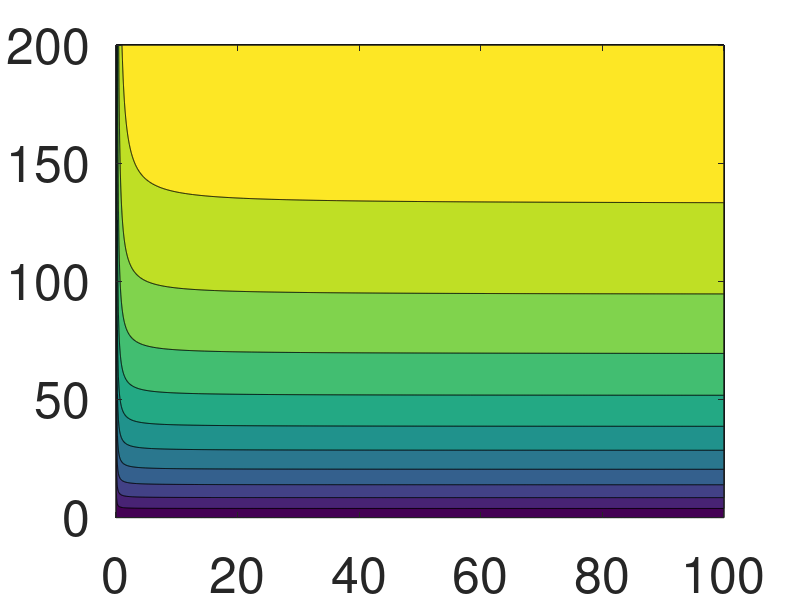
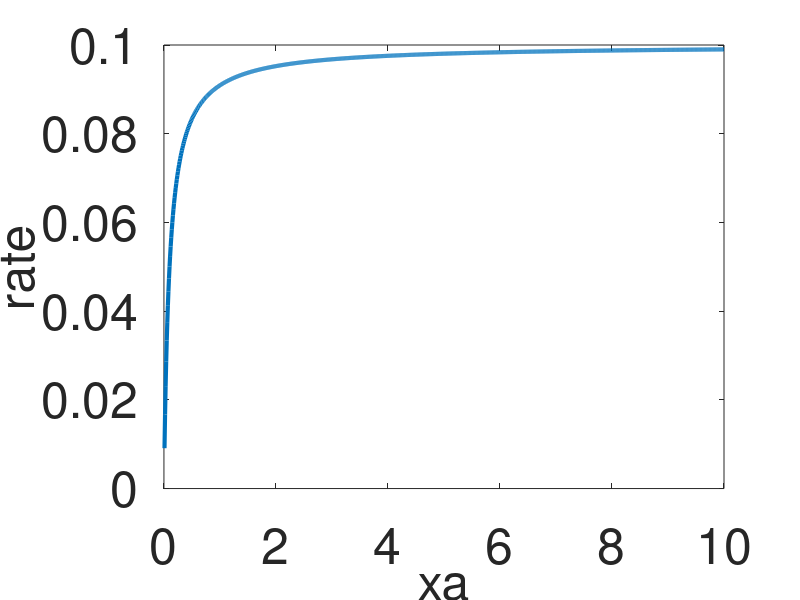
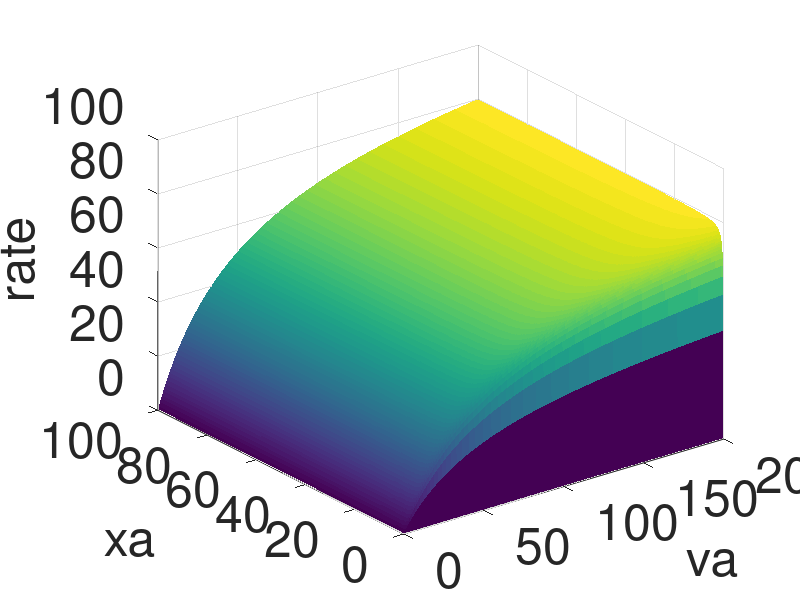

These charts were generated, in order, by the following MATLAB code:
xa = linspace(0,10,1000); 
va = linspace(0,200,1000); 

Km_Xa = 0.1; 

kT_10 = 0.1; 
s = 0; 


[xa_3d, va_3d] = meshgrid(linspace(0,100,1000), linspace(0,200, 1000)); 

%s = linspace(0,100,1000);

rate = kT_10*xa./(Km_Xa +xa) + ...
    s.*va./(s/2+va); 

s= 100; 
rate_3d =kT_10*xa_3d./(Km_Xa +xa_3d) + ...
    s.*va_3d./(s/2+va_3d).*xa_3d./(Km_Xa +xa_3d); 
figure(3)
plot(xa, rate,'linewidth',3); 
hold on; 
set(findall(gcf,'-property','FontSize'),'FontSize',36)
set(gcf,'color','w'); 
xlabel('xa')
ylabel('rate')

figure(8); 
surf(va_3d, xa_3d, rate_3d, rate_3d,'EdgeColor','none');  
hold on; 
set(findall(gcf,'-property','FontSize'),'FontSize',36)
set(gcf,'color','w'); 
xlabel('va')
ylabel('xa')
zlabel('rate')

figure(2)
contourf(xa_3d, va_3d, rate_3d) 
set(findall(gcf,'-property','FontSize'),'FontSize',36)
set(gcf,'color','w'); 

